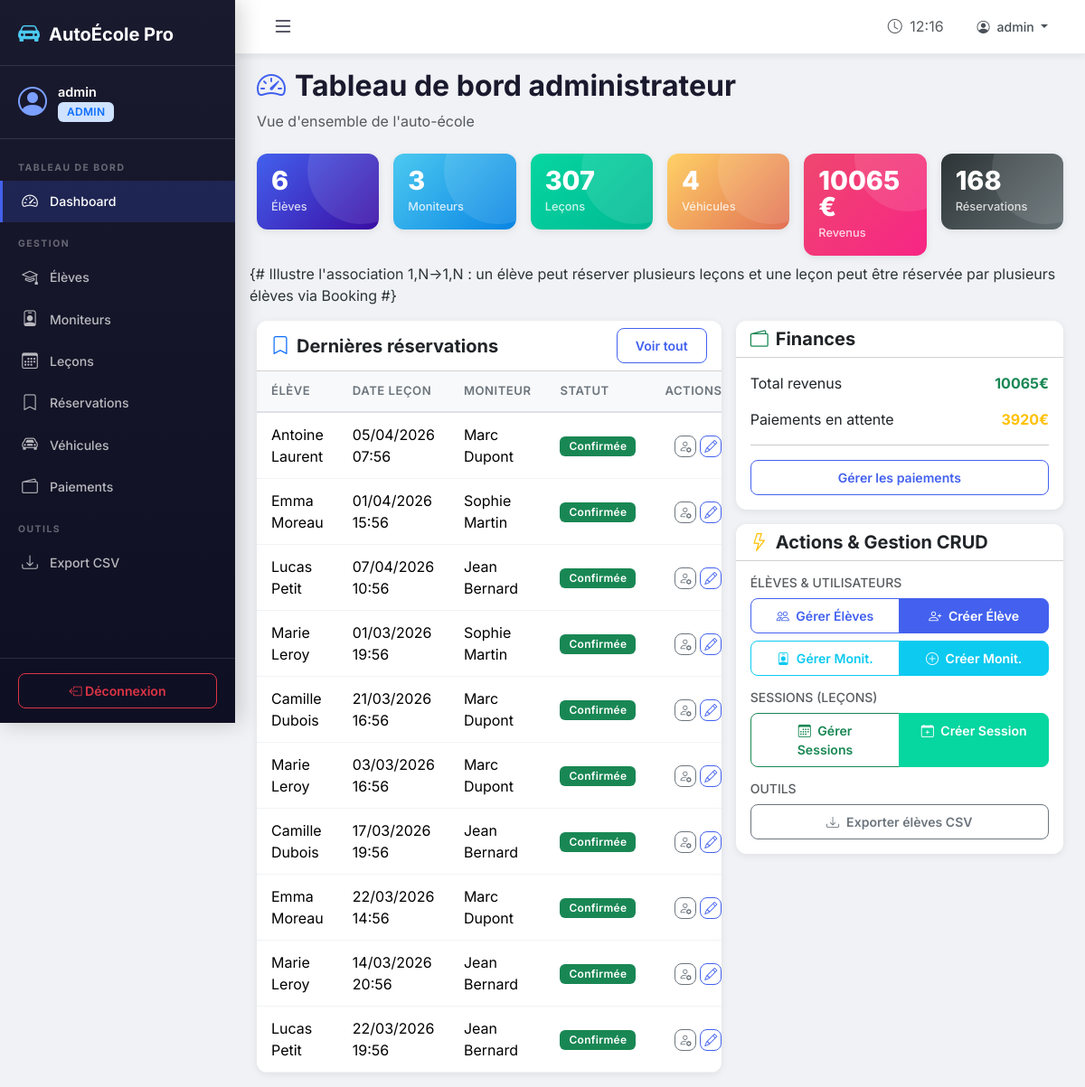
The app's page /gestion/dashboard/ (signed in), older data.
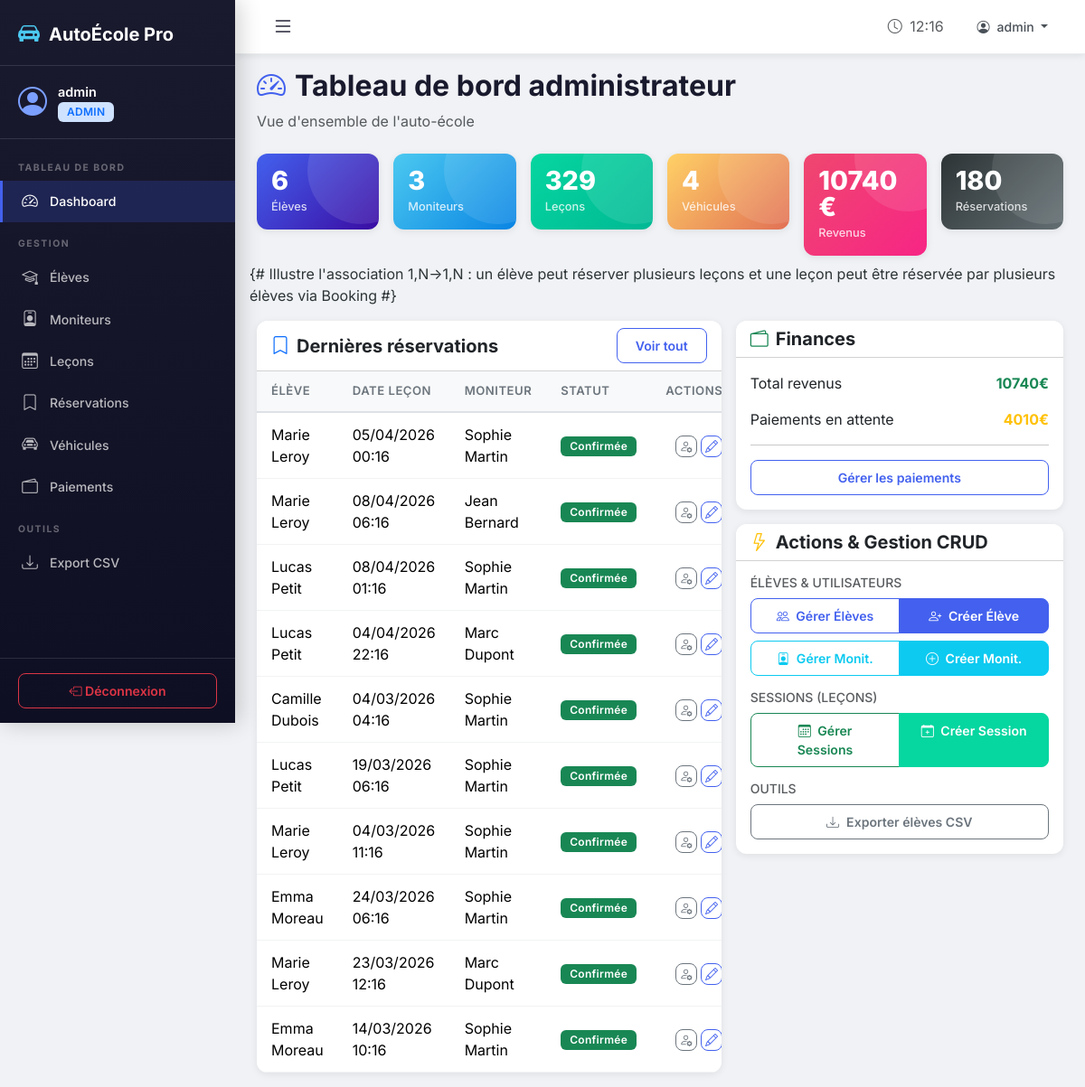
The same page, newer data.
### ecole/models.py (models this page shows, shortened)
class Booking(models.Model):
    STATUT_CHOICES = [
        ('confirmee', 'Confirmée'),
        ('en_attente', 'En attente'),
        ('annulee', 'Annulée'),
    ]
    eleve = models.ForeignKey(User, on_delete=models.CASCADE, related_name='bookings',
                               limit_choices_to={'profile__role': 'eleve'})
    lecon = models.ForeignKey(Lesson, on_delete=models.CASCADE, related_name='bookings')
    date_reservation = models.DateTimeField(auto_now_add=True)
    statut = models.CharField(max_length=15, choices=STATUT_CHOICES, default='confirmee')
    class Meta:
        verbose_name = "Réservation"
        verbose_name_plural = "Réservations"
        ordering = ['-date_reservation']
        unique_together = ['eleve', 'lecon']

class Lesson(models.Model):
    STATUT_CHOICES = [
        ('disponible', 'Disponible'),
        ('complete', 'Complète'),
        ('effectuee', 'Effectuée'),
        ('annulee', 'Annulée'),
    ]
    moniteur = models.ForeignKey(User, on_delete=models.CASCADE, related_name='lessons_moniteur',
                                  limit_choices_to={'profile__role': 'moniteur'})
    vehicule = models.ForeignKey(Vehicle, on_delete=models.SET_NULL, null=True, blank=True)
    date_heure = models.DateTimeField(verbose_name="Date et heure")
    duree = models.IntegerField(default=60, verbose_name="Durée (minutes)",
                                 help_text="Durée de la leçon en minutes")
    statut = models.CharField(max_length=15, choices=STATUT_CHOICES, default='disponible')
    notes = models.TextField(blank=True, null=True, verbose_name="Notes d'évaluation")
    created_at = models.DateTimeField(auto_now_add=True)
    class Meta:
        verbose_name = "Leçon"
        verbose_name_plural = "Leçons"
        ordering = ['date_heure']

### ecole/views.py (the view)
# urls.py: path('gestion/dashboard/', views.admin_dashboard, name='admin_dashboard'),
@login_required
@admin_required
def admin_dashboard(request):
    nb_eleves = Profile.objects.filter(role='eleve').count()
    nb_moniteurs = Profile.objects.filter(role='moniteur').count()
    nb_lecons = Lesson.objects.count()
    nb_vehicules = Vehicle.objects.filter(actif=True).count()
    nb_reservations = Booking.objects.filter(statut='confirmee').count()
    total_revenus = Payment.objects.filter(statut='paye').aggregate(
        total=Sum('montant'))['total'] or 0
    paiements_en_attente = Payment.objects.filter(statut='en_attente').aggregate(
        total=Sum('montant'))['total'] or 0
    lecons_recentes = Lesson.objects.all().select_related('moniteur', 'vehicule')[:10]
    reservations_recentes = Booking.objects.all().select_related(
        'eleve', 'lecon', 'lecon__moniteur')[:10]
    return render(request, 'admin_panel/dashboard.html', {
        'nb_eleves': nb_eleves,
        'nb_moniteurs': nb_moniteurs,
        'nb_lecons': nb_lecons,
        'nb_vehicules': nb_vehicules,
        'nb_reservations': nb_reservations,
        'total_revenus': total_revenus,
        'paiements_en_attente': paiements_en_attente,
        'lecons_recentes': lecons_recentes,
        'reservations_recentes': reservations_recentes,
    })

### ecole/templates/admin_panel/dashboard.html (shortened to what the changed rows need)
{% extends 'base.html' %}
{% block content %}
<div class="page-header">
    <h2><i class="bi bi-speedometer2"></i> Tableau de bord administrateur</h2>
</div>
<div class="row g-3 mb-4">
    <div class="col-md-6 col-xl-2">
        <div class="card stat-card bg-gradient-success p-3">
            <div class="stat-value">{{ nb_lecons }}</div>
            <div class="stat-label mt-1">Leçons</div>
        </div>
    </div>
    <div class="col-md-6 col-xl-2">
        <div class="card stat-card bg-gradient-danger p-3">
            <div class="stat-value">{{ total_revenus }}€</div>
            <div class="stat-label mt-1">Revenus</div>
        </div>
    </div>
    <div class="col-md-6 col-xl-2">
        <div class="card stat-card bg-gradient-dark p-3">
            <div class="stat-value">{{ nb_reservations }}</div>
            <div class="stat-label mt-1">Réservations</div>
        </div>
    </div>
</div>
<div class="row g-3">
    <div class="col-lg-7">
        <div class="card">
            <div class="card-body p-0">
                <div class="table-responsive">
                    <table class="table mb-0">
                        <thead><tr><th>Élève</th><th>Date leçon</th><th>Moniteur</th><th>Statut</th><th class="text-end">Actions</th></tr></thead>
                        <tbody>
                            {% for r in reservations_recentes %}
                            <tr>
                                <td>{{ r.eleve.get_full_name }}</td>
                                <td>{{ r.lecon.date_heure|date:"d/m/Y H:i" }}</td>
                                <td>{{ r.lecon.moniteur.get_full_name }}</td>
                                <td>
                                    {% if r.statut == 'confirmee' %}<span class="badge bg-success">Confirmée</span>
                                    {% elif r.statut == 'annulee' %}<span class="badge bg-danger">Annulée</span>
                                    {% else %}<span class="badge bg-warning text-dark">En attente</span>{% endif %}
                                </td>
                                <td class="text-end">
                                    <a href="{% url 'admin_eleve_modifier' r.eleve.id %}" class="btn btn-sm btn-outline-secondary py-0 px-1" title="Modifier Utilisateur"><i class="bi bi-person-gear"></i></a>
                                    <a href="{% url 'admin_lecon_modifier' r.lecon.id %}" class="btn btn-sm btn-outline-primary py-0 px-1" title="Modifier Session"><i class="bi bi-pencil"></i></a>
                                </td>
                            </tr>
                            {% empty %}
                            <tr><td colspan="5" class="text-center text-muted py-3">Aucune réservation</td></tr>
                            {% endfor %}
                        </tbody>
                    </table>
                </div>
            </div>
        </div>
    </div>
    <div class="col-lg-5">
        <div class="card mb-3">
            <div class="card-body">
                <div class="d-flex justify-content-between mb-3">
                    <span>Total revenus</span>
                    <strong class="text-success">{{ total_revenus }}€</strong>
                </div>
                <div class="d-flex justify-content-between mb-3">
                    <span>Paiements en attente</span>
                    <strong class="text-warning">{{ paiements_en_attente }}€</strong>
                </div>
            </div>
        </div>
    </div>
</div>
{% endblock %}

Row changes from the older to the newer data that the page shows:
no longer on this page (row unchanged): Booking: eleve.get_full_name "Antoine Laurent", lecon.date_heure "05/04/2026 07:56", lecon.moniteur.get_full_name "Marc Dupont", statut "Confirmée"
no longer on this page (row unchanged): Booking: eleve.get_full_name "Emma Moreau", lecon.date_heure "01/04/2026 15:56", lecon.moniteur.get_full_name "Sophie Martin", statut "Confirmée"
no longer on this page (row unchanged): Booking: eleve.get_full_name "Lucas Petit", lecon.date_heure "07/04/2026 10:56", lecon.moniteur.get_full_name "Jean Bernard", statut "Confirmée"
no longer on this page (row unchanged): Booking: eleve.get_full_name "Marie Leroy", lecon.date_heure "01/03/2026 19:56", lecon.moniteur.get_full_name "Sophie Martin", statut "Confirmée"
no longer on this page (row unchanged): Booking: eleve.get_full_name "Camille Dubois", lecon.date_heure "21/03/2026 16:56", lecon.moniteur.get_full_name "Marc Dupont", statut "Confirmée"
no longer on this page (row unchanged): Booking: eleve.get_full_name "Marie Leroy", lecon.date_heure "03/03/2026 16:56", lecon.moniteur.get_full_name "Marc Dupont", statut "Confirmée"
no longer on this page (row unchanged): Booking: eleve.get_full_name "Camille Dubois", lecon.date_heure "17/03/2026 19:56", lecon.moniteur.get_full_name "Jean Bernard", statut "Confirmée"
no longer on this page (row unchanged): Booking: eleve.get_full_name "Emma Moreau", lecon.date_heure "22/03/2026 14:56", lecon.moniteur.get_full_name "Marc Dupont", statut "Confirmée"
no longer on this page (row unchanged): Booking: eleve.get_full_name "Marie Leroy", lecon.date_heure "14/03/2026 20:56", lecon.moniteur.get_full_name "Jean Bernard", statut "Confirmée"
no longer on this page (row unchanged): Booking: eleve.get_full_name "Lucas Petit", lecon.date_heure "22/03/2026 19:56", lecon.moniteur.get_full_name "Jean Bernard", statut "Confirmée"
added Booking: eleve.get_full_name "Marie Leroy", lecon.date_heure "05/04/2026 00:16", lecon.moniteur.get_full_name "Sophie Martin", statut "Confirmée"
added Booking: eleve.get_full_name "Marie Leroy", lecon.date_heure "08/04/2026 06:16", lecon.moniteur.get_full_name "Jean Bernard", statut "Confirmée"
added Booking: eleve.get_full_name "Lucas Petit", lecon.date_heure "08/04/2026 01:16", lecon.moniteur.get_full_name "Sophie Martin", statut "Confirmée"
added Booking: eleve.get_full_name "Lucas Petit", lecon.date_heure "04/04/2026 22:16", lecon.moniteur.get_full_name "Marc Dupont", statut "Confirmée"
added Booking: eleve.get_full_name "Camille Dubois", lecon.date_heure "04/03/2026 04:16", lecon.moniteur.get_full_name "Sophie Martin", statut "Confirmée"
added Booking: eleve.get_full_name "Lucas Petit", lecon.date_heure "19/03/2026 06:16", lecon.moniteur.get_full_name "Sophie Martin", statut "Confirmée"
added Booking: eleve.get_full_name "Marie Leroy", lecon.date_heure "04/03/2026 11:16", lecon.moniteur.get_full_name "Sophie Martin", statut "Confirmée"
added Booking: eleve.get_full_name "Emma Moreau", lecon.date_heure "24/03/2026 06:16", lecon.moniteur.get_full_name "Sophie Martin", statut "Confirmée"
added Booking: eleve.get_full_name "Marie Leroy", lecon.date_heure "23/03/2026 12:16", lecon.moniteur.get_full_name "Marc Dupont", statut "Confirmée"
added Booking: eleve.get_full_name "Emma Moreau", lecon.date_heure "14/03/2026 10:16", lecon.moniteur.get_full_name "Sophie Martin", statut "Confirmée"
Text that changed along with them:
{{ nb_lecons }}: "307" → "329"
{{ total_revenus }}: "10065" → "10740"
{{ nb_reservations }}: "168" → "180"
{{ paiements_en_attente }}: "3920" → "4010"
